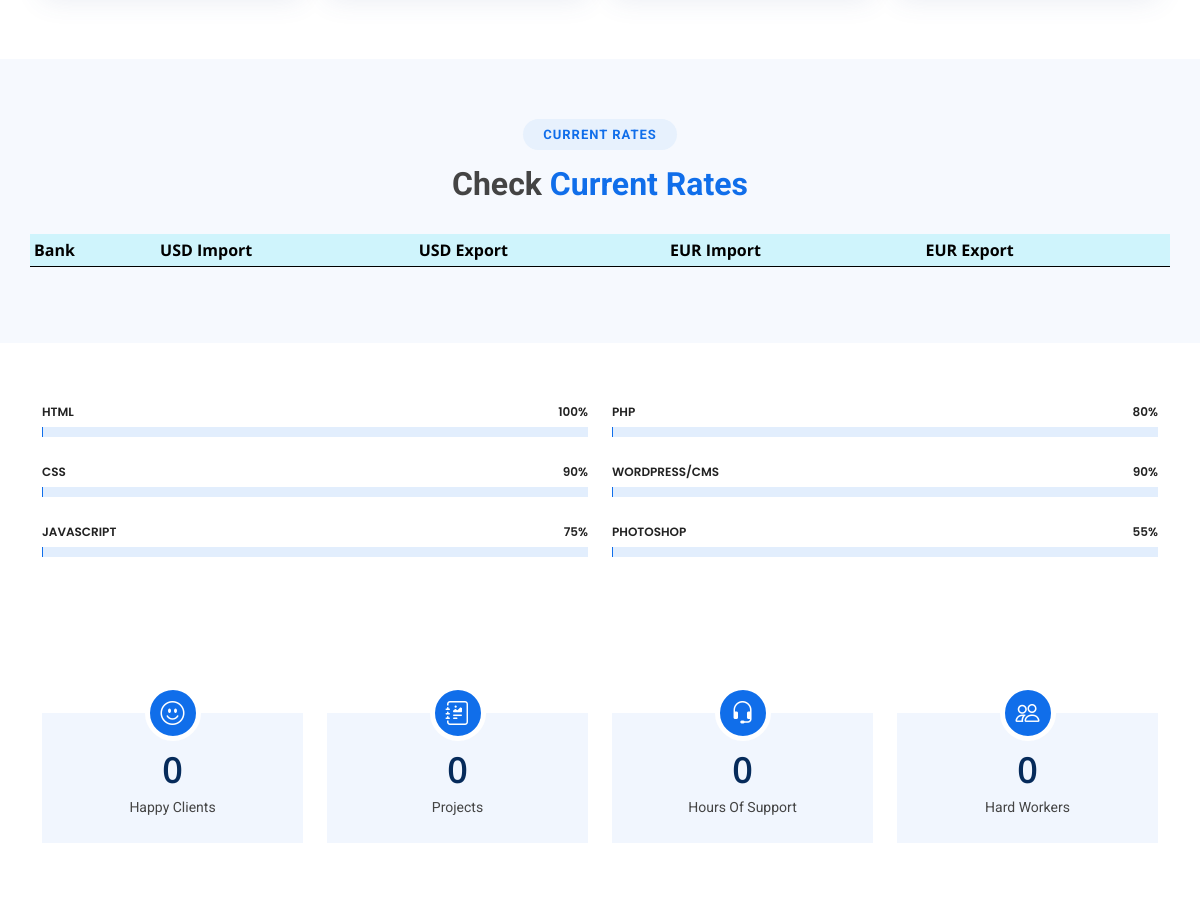
Before: / (middle part) with the older database file.
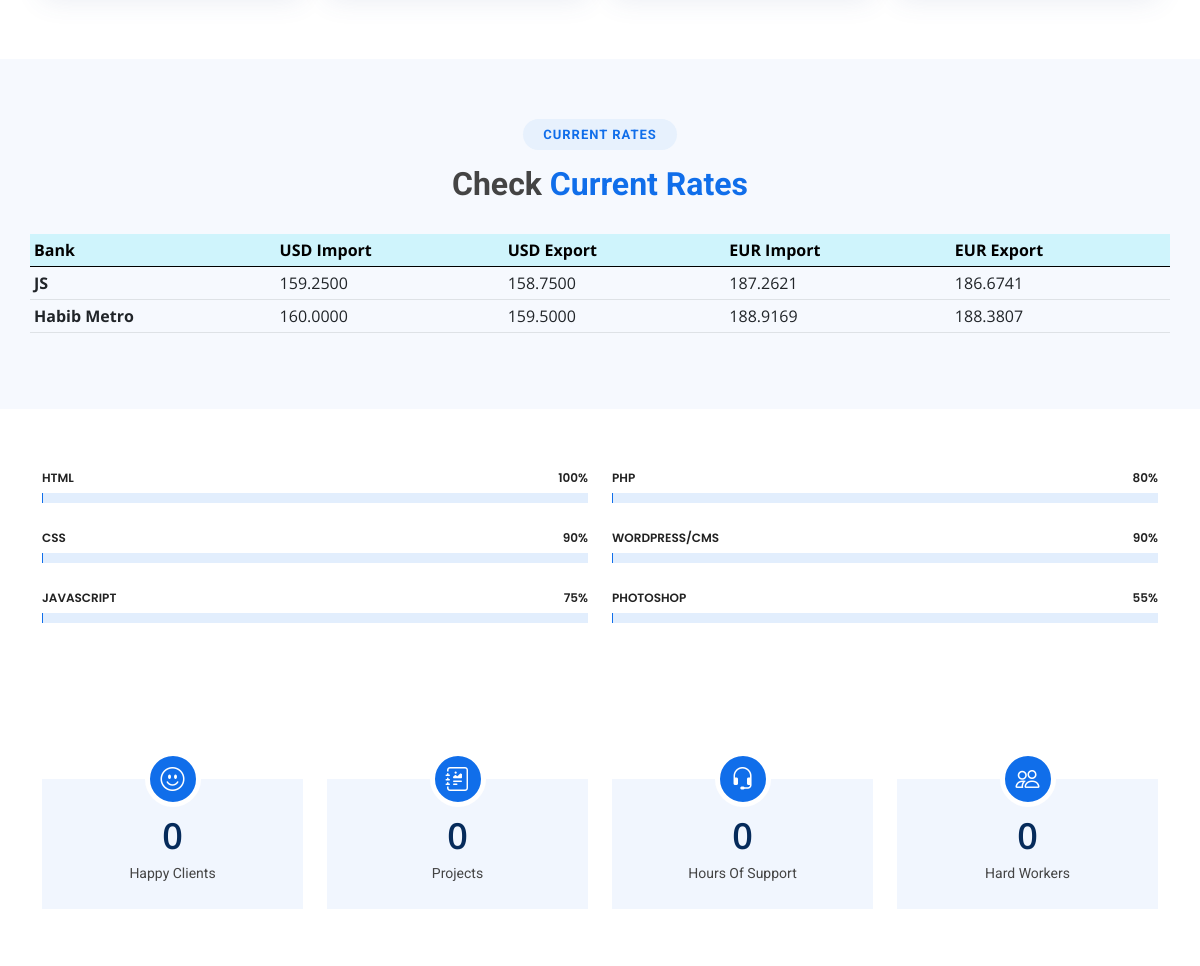
After: the same page with the newer database file.
### rate_recorder/models.py (models this page shows, shortened)
class Rates(models.Model):
    class Meta:
        verbose_name = "Rates"
    bank = models.ForeignKey(Bank, on_delete=models.CASCADE)
    usa_export_rate = models.CharField(max_length=150, null=True)
    usa_import_rate = models.CharField(max_length=150, null=True)
    eur_import_rate = models.CharField(max_length=150, null=True)
    eur_export_rate = models.CharField(max_length=150, null=True)
    date_created = models.DateField(auto_now_add=True, editable=False)

class Bank(models.Model):
    class Meta:
        verbose_name = "Bank"
    def __str__(self):
        return self.name
    name = models.CharField(max_length=150, null=True)

### rate_recorder/views.py (the view)
# urls.py: path('', views.dashboard_view, name='dashboard'),
def dashboard_view(request):
    today = date.today()
    current_date = today.strftime('%Y-%m-%d')
    current_rates = Rates.objects.filter(date_created=current_date)
    filtered_rates = current_rates
    if len(filtered_rates) > 3:
        filtered_rates = filtered_rates[len(current_rates) - 3:]
    return render(request, 'index.html', {'current_rates': filtered_rates})

### templates/index.html (shortened to what this page needs)
{% load static %}
<!DOCTYPE html>
<html lang="en">
<head>
  <link href="{% static 'vendor/aos/aos.css' %}" rel="stylesheet">
  <link href="{% static 'vendor/bootstrap/css/bootstrap.min.css' %}" rel="stylesheet">
  <link href="{% static 'vendor/bootstrap-icons/bootstrap-icons.css' %}" rel="stylesheet">
  <link href="{% static 'vendor/boxicons/css/boxicons.min.css' %}" rel="stylesheet">
  <link href="{% static 'vendor/glightbox/css/glightbox.min.css' %}" rel="stylesheet">
  <link href="{% static 'vendor/swiper/swiper-bundle.min.css' %}" rel="stylesheet">
  <link href="{% static 'css/style.css' %}" rel="stylesheet">
  <link rel="stylesheet" href="//code.jquery.com/ui/1.12.1/themes/base/jquery-ui.css">
  <link rel="stylesheet" href="/resources/demos/style.css">
</head>
<body>
  <main id="main">
    <section id="featured-services" class="featured-services">
    </section>
    <section id="about" class="about section-bg">
      <div class="container" data-aos="fade-up">
        <div class="section-title">
          <h2>Current Rates</h2>
          <h3>Check <span>Current Rates</span></h3>
        </div>
        <div class="row">
            <table class="table table-sm">
              <thead>
                <tr class="table-info">
                  <th scope="col">Bank</th>
                  <th scope="col">USD Import</th>
                  <th scope="col">USD Export</th>
                  <th scope="col">EUR Import</th>
                  <th scope="col">EUR Export</th>
                </tr>
              </thead>
              <tbody>
              {% for rate in current_rates %}
                <tr>
                  <th scope="row">{{ rate.bank }}</th>
                  <td>{{ rate.usa_import_rate }}</td>
                  <td>{{ rate.usa_export_rate }}</td>
                  <td>{{ rate.eur_import_rate }}</td>
                  <td>{{ rate.eur_export_rate }}</td>
                </tr>
              {% endfor %}
              </tbody>
            </table>
        </div>
      </div>
    </section>
    <section id="skills" class="skills">
      <div class="container" data-aos="fade-up">
        <div class="row skills-content">
          <div class="col-lg-6">
            <div class="progress">
              <span class="skill">HTML <i class="val">100%</i></span>
              <div class="progress-bar-wrap">
              </div>
            </div>
            <div class="progress">
              <span class="skill">CSS <i class="val">90%</i></span>
              <div class="progress-bar-wrap">
              </div>
            </div>
            <div class="progress">
              <span class="skill">JavaScript <i class="val">75%</i></span>
              <div class="progress-bar-wrap">
              </div>
            </div>
          </div>
          <div class="col-lg-6">
            <div class="progress">
              <span class="skill">PHP <i class="val">80%</i></span>
              <div class="progress-bar-wrap">
              </div>
            </div>
            <div class="progress">
              <span class="skill">WordPress/CMS <i class="val">90%</i></span>
              <div class="progress-bar-wrap">
              </div>
            </div>
            <div class="progress">
              <span class="skill">Photoshop <i class="val">55%</i></span>
              <div class="progress-bar-wrap">
              </div>
            </div>
          </div>
        </div>
      </div>
    </section>
    <section id="counts" class="counts">
      <div class="container" data-aos="fade-up">
        <div class="row">
          <div class="col-lg-3 col-md-6">
            <div class="count-box">
              <i class="bi bi-emoji-smile"></i>
              <span data-purecounter-start="0" data-purecounter-end="232" data-purecounter-duration="1" class="purecounter"></span>
              <p>Happy Clients</p>
            </div>
          </div>
          <div class="col-lg-3 col-md-6 mt-5 mt-md-0">
            <div class="count-box">
              <i class="bi bi-journal-richtext"></i>
              <span data-purecounter-start="0" data-purecounter-end="521" data-purecounter-duration="1" class="purecounter"></span>
              <p>Projects</p>
            </div>
          </div>
          <div class="col-lg-3 col-md-6 mt-5 mt-lg-0">
            <div class="count-box">
              <i class="bi bi-headset"></i>
              <span data-purecounter-start="0" data-purecounter-end="1463" data-purecounter-duration="1" class="purecounter"></span>
              <p>Hours Of Support</p>
            </div>
          </div>
          <div class="col-lg-3 col-md-6 mt-5 mt-lg-0">
            <div class="count-box">
              <i class="bi bi-people"></i>
              <span data-purecounter-start="0" data-purecounter-end="15" data-purecounter-duration="1" class="purecounter"></span>
              <p>Hard Workers</p>
            </div>
          </div>
        </div>
      </div>
    </section>
  </main>
</body>
</html>

### static/css/style.css (style rules this page uses)
body { font-family: "Open Sans", sans-serif; color: #444444; }
h1, h2, h3, h4, h5, h6 { font-family: "Roboto", sans-serif; }
section { padding: 60px 0; overflow: hidden; }
.section-bg { background-color: #f6f9fe; }
.section-title { text-align: center; padding-bottom: 30px; }
.section-title h2 { font-size: 13px; letter-spacing: 1px; font-weight: 700; padding: 8px 20px; margin: 0; background: #e7f1fd; color: #106eea; display: inline-block; text-transform: uppercase; border-radius: 50px; }
.section-title h3 { margin: 15px 0 0 0; font-size: 32px; font-weight: 700; }
.section-title h3 span { color: #106eea; }
.skills .progress { height: 60px; display: block; background: none; border-radius: 0; }
.skills .progress .skill { padding: 0; margin: 0 0 6px 0; text-transform: uppercase; display: block; font-weight: 600; font-family: "Poppins", sans-serif; color: #222222; }
.skills .progress .skill .val { float: right; font-style: normal; }
.skills .progress-bar-wrap { background: #e2eefd; height: 10px; }
.counts { padding: 70px 0 60px; }
.counts .count-box { padding: 30px 30px 25px 30px; width: 100%; position: relative; text-align: center; background: #f1f6fe; }
.counts .count-box i { position: absolute; top: -28px; left: 50%; transform: translateX(-50%); font-size: 24px; background: #106eea; color: #fff; width: 56px; height: 56px; line-height: 0; border-radius: 50px; border: 5px solid #fff; display: inline-flex; align-items: center; justify-content: center; }
.counts .count-box span { font-size: 36px; display: block; font-weight: 600; color: #062b5b; }
.counts .count-box p { padding: 0; margin: 0; font-family: "Roboto", sans-serif; font-size: 14px; }

Changed rows visible on the page:
added Rates: bank "JS", usa_import_rate "159.2500", usa_export_rate "158.7500", eur_import_rate "187.2621", eur_export_rate "186.6741"
added Rates: bank "Habib Metro", usa_import_rate "160.0000", usa_export_rate "159.5000", eur_import_rate "188.9169", eur_export_rate "188.3807"
